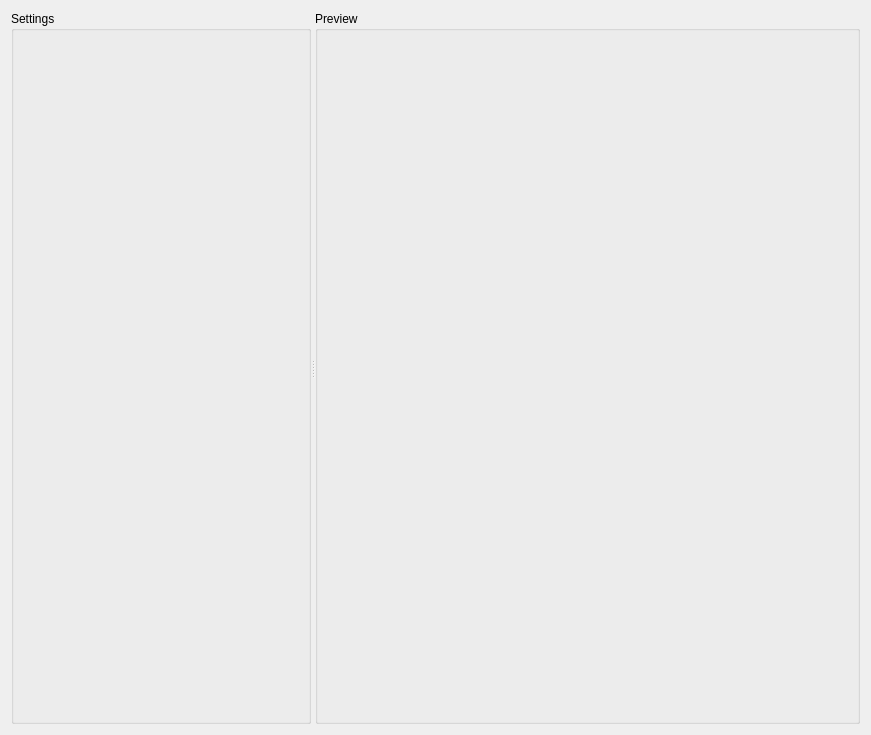
<?xml version="1.0" encoding="UTF-8"?>
<ui version="4.0">
 <class>MainWidget</class>
 <widget class="QWidget" name="MainWidget">
  <property name="geometry">
   <rect>
    <x>0</x>
    <y>0</y>
    <width>871</width>
    <height>735</height>
   </rect>
  </property>
  <property name="windowTitle">
   <string>Form</string>
  </property>
  <layout class="QGridLayout" name="gridLayout_4">
   <item row="0" column="0">
    <layout class="QVBoxLayout" name="verticalLayout_2">
     <item>
      <widget class="QSplitter" name="splitter">
       <property name="orientation">
        <enum>Qt::Horizontal</enum>
       </property>
       <widget class="QGroupBox" name="groupBox">
        <property name="maximumSize">
         <size>
          <width>300</width>
          <height>16777215</height>
         </size>
        </property>
        <property name="title">
         <string>Settings</string>
        </property>
        <layout class="QGridLayout" name="gridLayout_3">
         <item row="0" column="0">
          <layout class="QGridLayout" name="gridLayout_2"/>
         </item>
        </layout>
       </widget>
       <widget class="QGroupBox" name="groupBox_2">
        <property name="title">
         <string>Preview</string>
        </property>
        <layout class="QGridLayout" name="gridLayout">
         <item row="0" column="0">
          <layout class="QVBoxLayout" name="verticalLayout"/>
         </item>
        </layout>
       </widget>
      </widget>
     </item>
    </layout>
   </item>
  </layout>
 </widget>
 <resources/>
 <connections/>
</ui>
